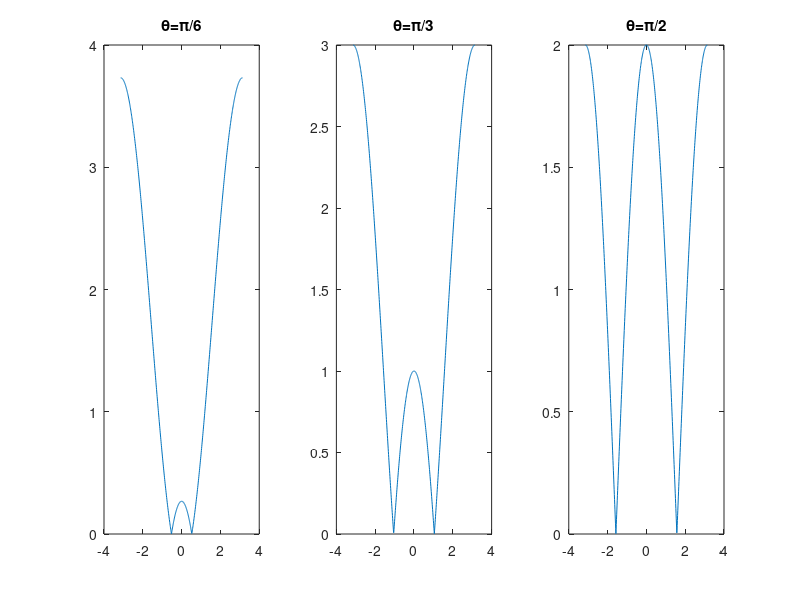

Reproduce this figure in MATLAB.
clear;
w = -pi:0.01:pi; z = exp(1j*w);
H1 = 1-2*cos(pi/6)*z.^(-1)+z.^(-2);
H2 = 1-2*cos(pi/3)*z.^(-1)+z.^(-2);
H3 = 1-2*cos(pi/2)*z.^(-1)+z.^(-2);
subplot(1,3,1);plot(w,abs(H1));title('\theta=\pi/6');
subplot(1,3,2);plot(w,abs(H2));title('\theta=\pi/3');
subplot(1,3,3);plot(w,abs(H3));title('\theta=\pi/2');